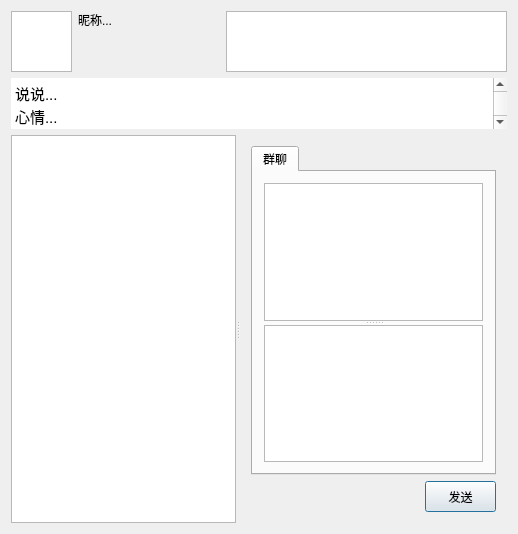
<?xml version="1.0" encoding="UTF-8"?>
<ui version="4.0">
 <class>WeChatMainDialog</class>
 <widget class="QDialog" name="WeChatMainDialog">
  <property name="geometry">
   <rect>
    <x>0</x>
    <y>0</y>
    <width>518</width>
    <height>534</height>
   </rect>
  </property>
  <property name="windowTitle">
   <string>WeChat</string>
  </property>
  <layout class="QVBoxLayout" name="verticalLayout_3">
   <item>
    <layout class="QHBoxLayout" name="horizontalLayout_3">
     <item>
      <widget class="QGraphicsView" name="headImage">
       <property name="minimumSize">
        <size>
         <width>61</width>
         <height>61</height>
        </size>
       </property>
       <property name="maximumSize">
        <size>
         <width>61</width>
         <height>61</height>
        </size>
       </property>
      </widget>
     </item>
     <item>
      <layout class="QVBoxLayout" name="verticalLayout_2">
       <item>
        <widget class="QLabel" name="nickLable">
         <property name="sizePolicy">
          <sizepolicy hsizetype="Expanding" vsizetype="Fixed">
           <horstretch>0</horstretch>
           <verstretch>0</verstretch>
          </sizepolicy>
         </property>
         <property name="text">
          <string>昵称...</string>
         </property>
        </widget>
       </item>
       <item>
        <spacer name="verticalSpacer">
         <property name="orientation">
          <enum>Qt::Vertical</enum>
         </property>
         <property name="sizeHint" stdset="0">
          <size>
           <width>20</width>
           <height>40</height>
          </size>
         </property>
        </spacer>
       </item>
      </layout>
     </item>
     <item>
      <spacer name="horizontalSpacer_2">
       <property name="orientation">
        <enum>Qt::Horizontal</enum>
       </property>
       <property name="sizeHint" stdset="0">
        <size>
         <width>40</width>
         <height>20</height>
        </size>
       </property>
      </spacer>
     </item>
     <item>
      <widget class="QGraphicsView" name="advImage">
       <property name="minimumSize">
        <size>
         <width>281</width>
         <height>61</height>
        </size>
       </property>
       <property name="maximumSize">
        <size>
         <width>281</width>
         <height>61</height>
        </size>
       </property>
      </widget>
     </item>
    </layout>
   </item>
   <item>
    <widget class="QTextEdit" name="sayEdit">
     <property name="minimumSize">
      <size>
       <width>0</width>
       <height>51</height>
      </size>
     </property>
     <property name="maximumSize">
      <size>
       <width>16777215</width>
       <height>51</height>
      </size>
     </property>
     <property name="frameShape">
      <enum>QFrame::NoFrame</enum>
     </property>
     <property name="frameShadow">
      <enum>QFrame::Plain</enum>
     </property>
     <property name="html">
      <string>&lt;!DOCTYPE HTML PUBLIC &quot;-//W3C//DTD HTML 4.0//EN&quot; &quot;http://www.w3.org/TR/REC-html40/strict.dtd&quot;&gt;
&lt;html&gt;&lt;head&gt;&lt;meta name=&quot;qrichtext&quot; content=&quot;1&quot; /&gt;&lt;style type=&quot;text/css&quot;&gt;
p, li { white-space: pre-wrap; }
&lt;/style&gt;&lt;/head&gt;&lt;body style=&quot; font-family:'Ubuntu'; font-size:11pt; font-weight:400; font-style:normal;&quot;&gt;
&lt;p style=&quot; margin-top:0px; margin-bottom:0px; margin-left:0px; margin-right:0px; -qt-block-indent:0; text-indent:0px;&quot;&gt;说说...&lt;/p&gt;
&lt;p style=&quot; margin-top:0px; margin-bottom:0px; margin-left:0px; margin-right:0px; -qt-block-indent:0; text-indent:0px;&quot;&gt;心情...&lt;/p&gt;&lt;/body&gt;&lt;/html&gt;</string>
     </property>
    </widget>
   </item>
   <item>
    <widget class="QSplitter" name="splitter2">
     <property name="orientation">
      <enum>Qt::Horizontal</enum>
     </property>
     <widget class="QListWidget" name="memberList"/>
     <widget class="QWidget" name="layoutWidget">
      <layout class="QVBoxLayout" name="verticalLayout">
       <item>
        <widget class="QTabWidget" name="tabWidget">
         <property name="currentIndex">
          <number>0</number>
         </property>
         <widget class="QWidget" name="tab">
          <attribute name="title">
           <string>群聊</string>
          </attribute>
          <layout class="QHBoxLayout" name="horizontalLayout">
           <item>
            <widget class="QSplitter" name="splitter">
             <property name="orientation">
              <enum>Qt::Vertical</enum>
             </property>
             <widget class="QTextBrowser" name="textBrowser"/>
             <widget class="QTextEdit" name="textEdit"/>
            </widget>
           </item>
          </layout>
         </widget>
        </widget>
       </item>
       <item>
        <layout class="QHBoxLayout" name="horizontalLayout_2">
         <item>
          <spacer name="horizontalSpacer">
           <property name="orientation">
            <enum>Qt::Horizontal</enum>
           </property>
           <property name="sizeHint" stdset="0">
            <size>
             <width>40</width>
             <height>20</height>
            </size>
           </property>
          </spacer>
         </item>
         <item>
          <widget class="QPushButton" name="sendButton">
           <property name="minimumSize">
            <size>
             <width>71</width>
             <height>31</height>
            </size>
           </property>
           <property name="maximumSize">
            <size>
             <width>71</width>
             <height>31</height>
            </size>
           </property>
           <property name="text">
            <string>发送</string>
           </property>
          </widget>
         </item>
        </layout>
       </item>
      </layout>
     </widget>
    </widget>
   </item>
  </layout>
  <zorder>splitter2</zorder>
  <zorder>sayEdit</zorder>
 </widget>
 <layoutdefault spacing="6" margin="11"/>
 <resources/>
 <connections/>
</ui>
